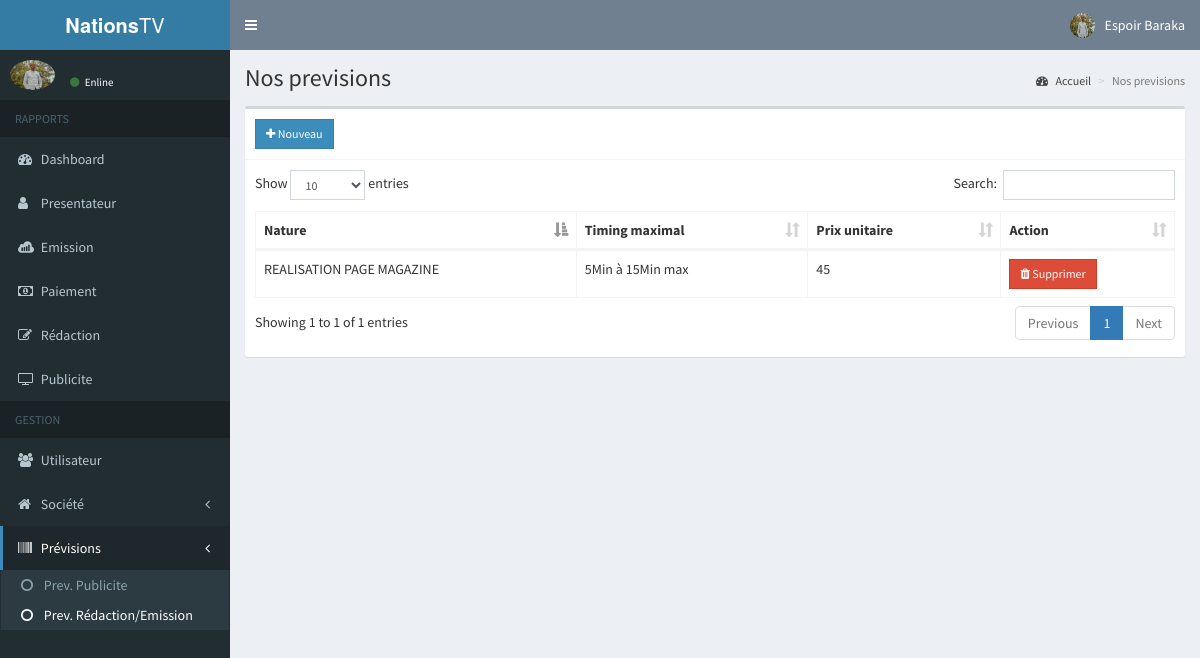
Page /prevision_emission.php (signed in) on the committed database.
### tables this page shows
CREATE TABLE `t_user` (
  `CodeUser` int(11) NOT NULL,
  `Username` varchar(50) NOT NULL,
  `Password` varchar(100) NOT NULL,
  `Photo` text NOT NULL,
  `Nom` varchar(50) NOT NULL,
  `Postnom` varchar(50) NOT NULL,
  `Created_on` date NOT NULL,
  `Status` int(11) NOT NULL
);

CREATE TABLE `t_prevision_emission` (
  `CodePrevisionEmission` int(11) NOT NULL,
  `Nature` varchar(200) NOT NULL,
  `Timing` varchar(100) NOT NULL,
  `pu` float NOT NULL
);

### includes/sessionconnected.php (called while the page is built, shortened)
<?php
	include 'conn.php';
	$conn = $pdo->open();
	$stmt = $conn->prepare("SELECT * FROM t_user WHERE CodeUser=:code");
	$stmt->execute(['code'=>$_SESSION['CodeUser']]);
	$user = $stmt->fetch();
?>

### prevision_emission.php (the view, shortened to what this page needs)
<?php
  include 'includes/sessionconnected.php';
?>
<?php include 'includes/header.php'; ?>
<body class="hold-transition skin-blue sidebar-mini">
<div class="wrapper">
  <?php include 'includes/navbar.php'; ?>
  <?php include 'includes/menubar.php'; ?>
  <div class="content-wrapper">
    <section class="content-header">
      <h1>
        Nos previsions
      </h1>
      <ol class="breadcrumb">
        <li><a href="home.php"><i class="fa fa-dashboard"></i> Accueil</a></li>
        <li class="active">Nos previsions</li>
      </ol>
    </section>
    <section class="content">
      <div class="row">
        <div class="col-xs-12">
          <div class="box">
            <div class="box-header with-border">
              <a href="#addprevisionemission" data-toggle="modal" class="btn btn-primary btn-sm btn-flat"><i class="fa fa-plus"></i> Nouveau</a>
            </div>
            <div class="box-body">
              <table id="tableau" class="table table-bordered">
                <thead>
                  <th>Nature</th>
                  <th>Timing maximal</th>
                  <th>Prix unitaire</th>
                  <th>Action</th>
                </thead>
                <tbody>
                  <?php
                    $conn = $pdo->open();
                    try{
                      $stmt = $conn->prepare("SELECT * FROM t_prevision_emission");
                      $stmt->execute();
                      foreach($stmt as $prevision){
                        echo "
                          <tr>
                            <td>".$prevision['Nature']."</td>
                            <td>".$prevision['Timing']."</td>
                            <td>".$prevision['pu']."</td>
                            <td>
                               <button class='btn btn-danger btn-sm delete btn-flat' data-id='".$prevision['CodePrevisionEmission']."'><i class='fa fa-trash'></i> Supprimer</button>
                            </td>
                          </tr>
                        ";
                      }
                    }
                    catch(PDOException $e){
                      echo $e->getMessage();
                    }
                  ?>
                </tbody>
              </table>
            </div>
          </div>
        </div>
      </div>
      </section>
    </div>
</div>
</body>
</html>

### includes/navbar.php (shortened to what this page needs)
<header class="main-header">
  <a href="#" class="logo">
    <span class="logo-lg"><b>Nations</b>TV</span>
  </a>
  <nav class="navbar navbar-static-top">
    <a href="#" class="sidebar-toggle" data-toggle="push-menu" role="button">
    </a>
    <div class="navbar-custom-menu">
      <ul class="nav navbar-nav">
        <li class="dropdown user user-menu">
        <a href="#" class="dropdown-toggle" data-toggle="dropdown">
            <img src="<?php echo (!empty($user['Photo'])) ? 'img/'.$user['Photo'] : 'img/user.png'; ?>" class="user-image" alt="User Image">
            <span class="hidden-xs"><?php echo $user['Nom'].' '.$user['Postnom']; ?></span>
          </a>
        </li>
      </ul>
    </div>
  </nav>
</header>

### includes/menubar.php (shortened to what this page needs)
<aside class="main-sidebar">
  <section class="sidebar">
    <div class="user-panel">
      <div class="pull-left image">
        <img src="<?php echo (!empty($user['Photo'])) ? 'img/'.$user['Photo'] : 'img/user.png'; ?>" class="img-circle" alt="User Image">
      </div>
      <div class="pull-left info">
        <a><i class="fa fa-circle text-success"></i> Enline</a>
      </div>
    </div>
    <ul class="sidebar-menu" data-widget="tree">
      <li class="header">RAPPORTS</li>
      <li><a href="home.php"><i class="fa fa-dashboard"></i> <span>Dashboard</span></a></li>
      <li><a href="presentateur.php"><i class="fa fa-user"></i> <span>Presentateur</span></a></li>
      <li><a href="emission.php"><i class="fa fa-sellsy"></i> <span>Emission</span></a></li>
      <li><a href="paiement.php"><i class="fa fa-money"></i> <span>Paiement</span></a></li>
      <li><a href="redaction.php"><i class="fa fa-edit"></i> <span>Rédaction</span></a></li>
      <li><a href="publicite.php"><i class="fa fa-television"></i> <span>Publicite</span></a></li>
      <li class="header">GESTION</li>
      <li><a href="#.php"><i class="fa fa-users"></i> <span>Utilisateur</span></a></li>
      <li class="treeview">
        <a href="#">
          <i class="fa fa-home"></i>
          <span>Société</span>
          <span class="pull-right-container">
            <i class="fa fa-angle-left pull-right"></i>
          </span>
        </a>
      </li>
      <li class="treeview">
        <a href="#">
          <i class="fa fa-barcode"></i>
          <span>Prévisions</span>
          <span class="pull-right-container">
            <i class="fa fa-angle-left pull-right"></i>
          </span>
        </a>
        <ul class="treeview-menu">
          <li><a href="prevision_publicite.php"><i class="fa fa-circle-o"></i> Prev. Publicite</a></li>
          <li><a href="prevision_emission.php"><i class="fa fa-circle-o"></i> Prev. Rédaction/Emission</a></li>
        </ul>
      </li>
    </ul>
  </section>
</aside>

### rows in the picture
t_user: Photo (picture), Nom "Espoir", Postnom "Baraka"
t_prevision_emission: Nature "REALISATION PAGE MAGAZINE", Timing "5Min à 15Min max", pu "45"
